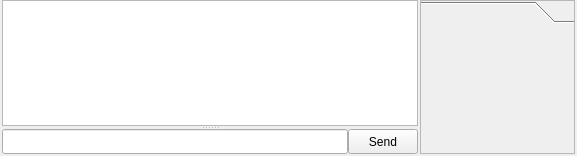
<?xml version="1.0" encoding="UTF-8"?>
<ui version="4.0">
 <class>ChatRoom</class>
 <widget class="QWidget" name="ChatRoom">
  <property name="windowModality">
   <enum>Qt::NonModal</enum>
  </property>
  <property name="geometry">
   <rect>
    <x>0</x>
    <y>0</y>
    <width>577</width>
    <height>156</height>
   </rect>
  </property>
  <property name="sizePolicy">
   <sizepolicy hsizetype="Preferred" vsizetype="Preferred">
    <horstretch>1</horstretch>
    <verstretch>10</verstretch>
   </sizepolicy>
  </property>
  <property name="sizeIncrement">
   <size>
    <width>1</width>
    <height>1</height>
   </size>
  </property>
  <property name="baseSize">
   <size>
    <width>100</width>
    <height>100</height>
   </size>
  </property>
  <property name="windowTitle">
   <string>Form</string>
  </property>
  <layout class="QHBoxLayout" name="horizontalLayout_3" stretch="1000,0">
   <property name="spacing">
    <number>2</number>
   </property>
   <property name="leftMargin">
    <number>2</number>
   </property>
   <property name="topMargin">
    <number>0</number>
   </property>
   <property name="rightMargin">
    <number>2</number>
   </property>
   <property name="bottomMargin">
    <number>2</number>
   </property>
   <item>
    <widget class="QSplitter" name="splitter">
     <property name="orientation">
      <enum>Qt::Vertical</enum>
     </property>
     <property name="handleWidth">
      <number>3</number>
     </property>
     <property name="childrenCollapsible">
      <bool>false</bool>
     </property>
     <widget class="QWidget" name="layoutWidget2">
      <layout class="QVBoxLayout" name="boxVerticalLayout" stretch="0,400">
       <property name="spacing">
        <number>0</number>
       </property>
       <item>
        <spacer name="horizontalSpacer">
         <property name="orientation">
          <enum>Qt::Horizontal</enum>
         </property>
         <property name="sizeHint" stdset="0">
          <size>
           <width>500</width>
           <height>0</height>
          </size>
         </property>
        </spacer>
       </item>
       <item>
        <layout class="QHBoxLayout" name="chatBoxLayout" stretch="0,0">
         <property name="spacing">
          <number>0</number>
         </property>
         <item>
          <widget class="QTextEdit" name="chatText">
           <property name="minimumSize">
            <size>
             <width>0</width>
             <height>50</height>
            </size>
           </property>
           <property name="sizeIncrement">
            <size>
             <width>0</width>
             <height>10000</height>
            </size>
           </property>
           <property name="baseSize">
            <size>
             <width>0</width>
             <height>10000</height>
            </size>
           </property>
           <property name="verticalScrollBarPolicy">
            <enum>Qt::ScrollBarAsNeeded</enum>
           </property>
           <property name="horizontalScrollBarPolicy">
            <enum>Qt::ScrollBarAlwaysOff</enum>
           </property>
           <property name="readOnly">
            <bool>true</bool>
           </property>
          </widget>
         </item>
         <item>
          <spacer name="verticalSpacer">
           <property name="orientation">
            <enum>Qt::Vertical</enum>
           </property>
           <property name="sizeType">
            <enum>QSizePolicy::Expanding</enum>
           </property>
           <property name="sizeHint" stdset="0">
            <size>
             <width>0</width>
             <height>2500</height>
            </size>
           </property>
          </spacer>
         </item>
        </layout>
       </item>
      </layout>
     </widget>
     <widget class="QWidget" name="layoutWidget">
      <layout class="QHBoxLayout" name="chatTypeLayout" stretch="0,1">
       <property name="spacing">
        <number>0</number>
       </property>
       <item>
        <widget class="QLineEdit" name="chatLineEdit">
         <property name="minimumSize">
          <size>
           <width>50</width>
           <height>25</height>
          </size>
         </property>
         <property name="mouseTracking">
          <bool>false</bool>
         </property>
         <property name="contextMenuPolicy">
          <enum>Qt::DefaultContextMenu</enum>
         </property>
         <property name="acceptDrops">
          <bool>false</bool>
         </property>
         <property name="inputMask">
          <string notr="true"/>
         </property>
         <property name="text">
          <string/>
         </property>
         <property name="maxLength">
          <number>1000</number>
         </property>
         <property name="frame">
          <bool>true</bool>
         </property>
         <property name="echoMode">
          <enum>QLineEdit::Normal</enum>
         </property>
         <property name="placeholderText">
          <string notr="true"/>
         </property>
        </widget>
       </item>
       <item>
        <widget class="QPushButton" name="sendMsgBtn">
         <property name="sizePolicy">
          <sizepolicy hsizetype="Minimum" vsizetype="Minimum">
           <horstretch>50</horstretch>
           <verstretch>50</verstretch>
          </sizepolicy>
         </property>
         <property name="minimumSize">
          <size>
           <width>0</width>
           <height>20</height>
          </size>
         </property>
         <property name="maximumSize">
          <size>
           <width>70</width>
           <height>16777215</height>
          </size>
         </property>
         <property name="text">
          <string>Send</string>
         </property>
        </widget>
       </item>
      </layout>
     </widget>
    </widget>
   </item>
   <item>
    <widget class="QScrollArea" name="scrollArea">
     <property name="minimumSize">
      <size>
       <width>155</width>
       <height>0</height>
      </size>
     </property>
     <property name="lineWidth">
      <number>1</number>
     </property>
     <property name="verticalScrollBarPolicy">
      <enum>Qt::ScrollBarAsNeeded</enum>
     </property>
     <property name="horizontalScrollBarPolicy">
      <enum>Qt::ScrollBarAlwaysOff</enum>
     </property>
     <property name="widgetResizable">
      <bool>true</bool>
     </property>
     <property name="alignment">
      <set>Qt::AlignLeading|Qt::AlignLeft|Qt::AlignTop</set>
     </property>
     <widget class="QWidget" name="scrollAreaWidgetContents">
      <property name="geometry">
       <rect>
        <x>0</x>
        <y>0</y>
        <width>153</width>
        <height>152</height>
       </rect>
      </property>
      <property name="sizePolicy">
       <sizepolicy hsizetype="Expanding" vsizetype="Expanding">
        <horstretch>0</horstretch>
        <verstretch>0</verstretch>
       </sizepolicy>
      </property>
      <layout class="QHBoxLayout" name="horizontalLayout">
       <property name="margin">
        <number>0</number>
       </property>
       <item>
        <widget class="QToolBox" name="usersBox">
         <property name="enabled">
          <bool>true</bool>
         </property>
         <property name="sizePolicy">
          <sizepolicy hsizetype="Expanding" vsizetype="Expanding">
           <horstretch>0</horstretch>
           <verstretch>10</verstretch>
          </sizepolicy>
         </property>
         <property name="minimumSize">
          <size>
           <width>100</width>
           <height>53</height>
          </size>
         </property>
         <property name="styleSheet">
          <string notr="true"/>
         </property>
         <property name="frameShape">
          <enum>QFrame::NoFrame</enum>
         </property>
         <property name="frameShadow">
          <enum>QFrame::Sunken</enum>
         </property>
         <property name="currentIndex">
          <number>0</number>
         </property>
         <property name="tabSpacing">
          <number>0</number>
         </property>
         <widget class="QWidget" name="widget">
          <property name="geometry">
           <rect>
            <x>0</x>
            <y>0</y>
            <width>0</width>
            <height>0</height>
           </rect>
          </property>
          <property name="maximumSize">
           <size>
            <width>0</width>
            <height>0</height>
           </size>
          </property>
          <attribute name="label">
           <string/>
          </attribute>
         </widget>
        </widget>
       </item>
      </layout>
     </widget>
    </widget>
   </item>
  </layout>
 </widget>
 <tabstops>
  <tabstop>chatLineEdit</tabstop>
  <tabstop>sendMsgBtn</tabstop>
  <tabstop>scrollArea</tabstop>
  <tabstop>chatText</tabstop>
 </tabstops>
 <resources/>
 <connections/>
</ui>
